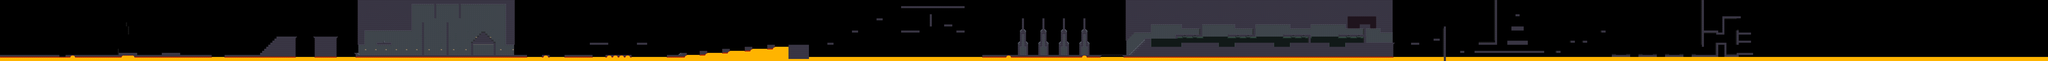

Rendered tile map (Tiled .tmx) drawn with the repository's tilesets; below, a short description and the map source with its tile grids summarised:
An orthogonal 1000x30 tile map with 16x16 px tiles, 4 tile layers (Background, Background 2, Platforms, Triggers), 6 hidden layers not drawn.

<map version="1.0" orientation="orthogonal" renderorder="right-down" width="1000" height="30" tilewidth="16" tileheight="16" nextobjectid="1">
 <tileset firstgid="1" name="tileset" tilewidth="16" tileheight="16" tilecount="352">
  <image source="tileset.png" width="256" height="352" />
 </tileset>
 <layer name="Background" width="1000" height="30">
  <data>[30000 cells, 3527 non-empty, 37 distinct tile ids]</data>
 </layer>
 <layer name="Background 2" width="1000" height="30">
  <data>[30000 cells, 987 non-empty, 20 distinct tile ids]</data>
 </layer>
 <layer name="Platforms" width="1000" height="30">
  <data>[30000 cells, 5037 non-empty, 37 distinct tile ids]</data>
 </layer>
 <layer name="Enemies" width="1000" height="30" visible="0">
  <data>[30000 cells, 1 non-empty, 1 distinct tile ids]</data>
 </layer>
 <layer name="SpeedBoosts" width="1000" height="30" visible="0">
  <data>[30000 cells, 2 non-empty, 1 distinct tile ids]</data>
 </layer>
 <layer name="Triggers" width="1000" height="30">
  <data>[30000 cells, 2173 non-empty, 7 distinct tile ids]</data>
 </layer>
 <layer name="Enemies2" width="1000" height="30" visible="0">
  <data>[30000 cells, 1 non-empty, 1 distinct tile ids]</data>
 </layer>
 <layer name="SpeedPenalties" width="1000" height="30" visible="0">
  <data>[30000 cells, 2 non-empty, 1 distinct tile ids]</data>
 </layer>
 <layer name="PogoSticks" width="1000" height="30" visible="0">
  <data>[30000 cells, 2 non-empty, 1 distinct tile ids]</data>
 </layer>
 <layer name="Gravity penalties" width="1000" height="30" visible="0">
  <data>[30000 cells, 1 non-empty, 1 distinct tile ids]</data>
 </layer>
</map>